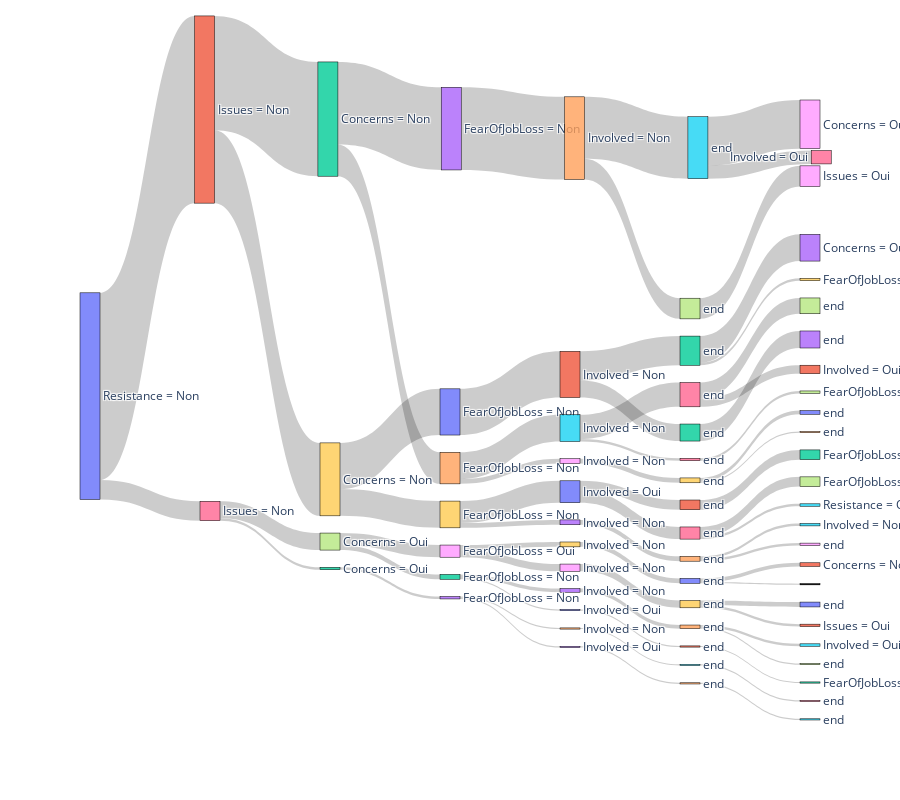

The code cell stored with this chart in its notebook:
### Code cell
# Resistance > Issues > Concerns > FearOfJobLoss >
# > Involved > want_to_be_consulted_on_ai_development > ImpactOfBeingInvolved
binary_columns = [
  "Resistance",
  "Issues",
  "Concerns",
  "FearOfJobLoss",
  "Involved",
  "WantToBeInvolved",
  "ImpactOfBeingInvolved"
]
df_bin_tree = df_survey[binary_columns]
df_bin_tree = df_bin_tree[df_bin_tree["Issues"] != "Je ne m'en suis jamais servi"]
df_bin_tree = df_bin_tree[df_bin_tree["Involved"] != "Mon entreprise n'utilise pas l’IA"]
df_bin_tree = df_bin_tree.dropna(subset=binary_columns)

# Convert binary responses to numeric values
for column in df_bin_tree.columns:
  df_bin_tree[column] = df_bin_tree[column].map({
    'Oui': 1,
    'Non': 0
  })

df_bin_tree = df_bin_tree.reset_index()  # make sure indexes pair with number of rows

sankey_dict = {}

for index, row in df_bin_tree.iterrows():
  key = ""
  for depth in range(len(binary_columns) - 1):
    key = key + str(row[binary_columns[depth]])
    if key not in sankey_dict:
      sankey_dict[key] = 1
    else:
      sankey_dict[key] += 1

# Create a DataFrame for the Sankey diagram
df_sankey = pd.DataFrame(columns=['source', 'target', 'value'])

sankey_dict_ids = {
  'root': 0
}
for key in sankey_dict.keys():
  sankey_dict_ids[key] = len(sankey_dict_ids)

labels = []

for key, value in sankey_dict.items():
  if len(key) <= 1:
    source = 'root'
  else:
    source = key[:-1]
  df_sankey.loc[len(df_sankey)] = {
      'source': sankey_dict_ids[source],
      'target': sankey_dict_ids[key],
      'value': value
    }
  if len(key) < len(binary_columns) - 1:
    labels.append(binary_columns[len(key)-1] + ' = ' + key[-1].replace('0', 'Non').replace('1', 'Oui'))
  else:
    labels.append('end')


x_positions = [(i + .01) / (len(binary_columns) - 1) for i in range(len(binary_columns))]
y_positions = [i / (len(labels) - 1) for i in range(len(labels))]

fig = go.Figure(data=[go.Sankey(
  node = dict(
    line = dict(color = "black", width = 0.5),
    label = labels,
    x = x_positions,
    y = y_positions,
  ),
  link = dict(
    source = df_sankey['source'],
    target = df_sankey['target'],
    value = df_sankey['value']
  )
)], layout=go.Layout(height=800))

fig.show()

### Figure 1 — Plotly figure (JSON) as saved in the notebook; plotly's stock layout.template omitted (floating-point values rounded to 4 significant figures)
{"data": [{"link": {"source": [0, 1, 2, 3, 4, 5, 4, 7, 1, 9, 10, 11, 12, 2, 14, 15, 16, 5, 9, 19, 20, 21, 19, 23, 24, 20, 26, 14, 28, 29, 16, 11, 32, 29, 26, 0, 36, 37, 38, 39, 40, 37, 42, 43, 44, 15, 46, 38, 48, 49, 49, 36, 52, 53, 54, 55, 44, 24, 12, 42, 60, 61, 53, 63, 64, 40], "target": [1, 2, 3, 4, 5, 6, 7, 8, 9, 10, 11, 12, 13, 14, 15, 16, 17, 18, 19, 20, 21, 22, 23, 24, 25, 26, 27, 28, 29, 30, 31, 32, 33, 34, 35, 36, 37, 38, 39, 40, 41, 42, 43, 44, 45, 46, 47, 48, 49, 50, 51, 52, 53, 54, 55, 56, 57, 58, 59, 60, 61, 62, 63, 64, 65, 66], "value": [154, 94, 68, 68, 51, 11, 17, 17, 60, 38, 38, 24, 22, 26, 22, 20, 13, 40, 22, 18, 8, 8, 4, 4, 2, 10, 8, 4, 4, 3, 7, 14, 14, 1, 2, 16, 14, 10, 4, 4, 3, 4, 3, 3, 2, 2, 2, 6, 6, 4, 2, 2, 2, 1, 1, 1, 1, 2, 2, 1, 1, 1, 1, 1, 1, 1]}, "node": {"label": ["Resistance = Non", "Issues = Non", "Concerns = Non", "FearOfJobLoss = Non", "Involved = Non", "end", "Involved = Oui", "end", "Issues = Oui", "Concerns = Non", "FearOfJobLoss = Non", "Involved = Non", "end", "Concerns = Oui", "FearOfJobLoss = Non", "Involved = Non", "end", "end", "Concerns = Oui", "FearOfJobLoss = Non", "Involved = Oui", "end", "FearOfJobLoss = Oui", "Involved = Non", "end", "Involved = Non", "end", "FearOfJobLoss = Oui", "Involved = Non", "end", "end", "Involved = Oui", "end", "end", "end", "Resistance = Oui", "Issues = Non", "Concerns = Oui", "FearOfJobLoss = Oui", "Involved = Non", "end", "Concerns = Non", "FearOfJobLoss = Non", "Involved = Non", "end", "Involved = Oui", "end", "FearOfJobLoss = Non", "Involved = Non", "end", "end", "Issues = Oui", "Concerns = Oui", "FearOfJobLoss = Non", "Involved = Non", "end", "end", "end", "end", "FearOfJobLoss = Oui", "Involved = Oui", "end", "FearOfJobLoss = Oui", "Involved = Oui", "end", "end"], "line": {"color": "black", "width": 0.5}, "x": [0.001667, 0.1683, 0.335, 0.5017, 0.6683, 0.835, 1.002], "y": [0, 0.01538, 0.03077, 0.04615, 0.06154, 0.07692, 0.09231, 0.1077, 0.1231, 0.1385, 0.1538, 0.1692, 0.1846, 0.2, 0.2154, 0.2308, 0.2462, 0.2615, 0.2769, 0.2923, 0.3077, 0.3231, 0.3385, 0.3538, 0.3692, 0.3846, 0.4, 0.4154, 0.4308, 0.4462, 0.4615, 0.4769, 0.4923, 0.5077, 0.5231, 0.5385, 0.5538, 0.5692, 0.5846, 0.6, 0.6154, 0.6308, 0.6462, 0.6615, 0.6769, 0.6923, 0.7077, 0.7231, 0.7385, 0.7538, 0.7692, 0.7846, 0.8, 0.8154, 0.8308, 0.8462, 0.8615, 0.8769, 0.8923, 0.9077, 0.9231, 0.9385, 0.9538, 0.9692, 0.9846, 1]}, "type": "sankey"}], "layout": {"height": 800}}
